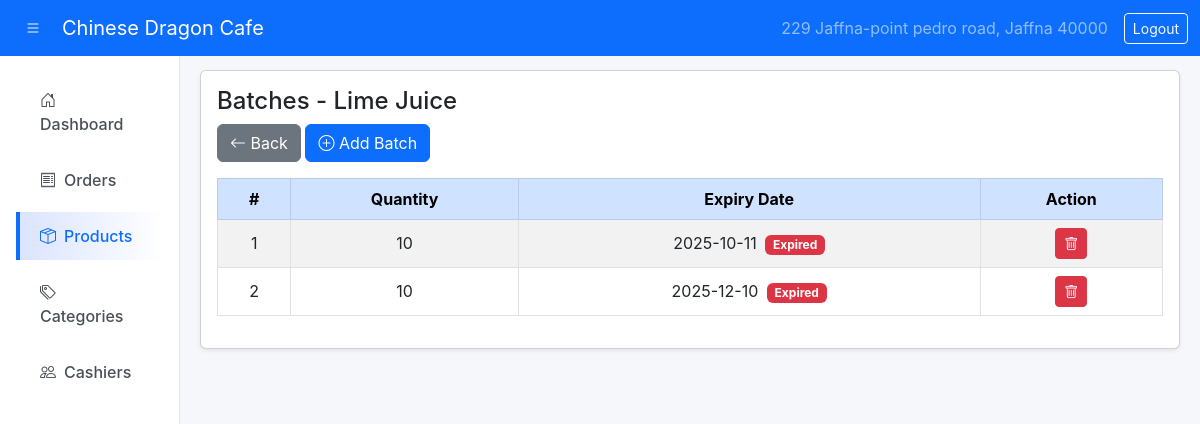
Page /batches.php?product_id=26 (signed in) on the committed database.
### tables this page shows
CREATE TABLE `restaurants` (
  `id` int(11) NOT NULL,
  `restaurant_code` varchar(20) DEFAULT NULL,
  `request_id` int(11) DEFAULT NULL,
  `restaurant_name` varchar(150) NOT NULL,
  `address` text NOT NULL,
  `phone` varchar(20) NOT NULL,
  `logo` varchar(255) DEFAULT NULL,
  `password` varchar(255) NOT NULL,
  `status` enum('Active','Inactive') DEFAULT 'Active',
  `created_at` timestamp NOT NULL DEFAULT current_timestamp(),
  `expiry_alert_days` int(11) DEFAULT 7,
  `low_stock_alert` int(11) DEFAULT 10
);

CREATE TABLE `products` (
  `id` int(11) NOT NULL,
  `restaurant_id` int(11) NOT NULL,
  `product_name` varchar(150) NOT NULL,
  `price` decimal(10,2) NOT NULL,
  `cost_price` decimal(10,2) DEFAULT 0.00,
  `expiry_date` date DEFAULT NULL,
  `status` enum('Available','Unavailable') DEFAULT 'Available',
  `created_at` timestamp NOT NULL DEFAULT current_timestamp(),
  `category_id` int(11) DEFAULT NULL,
  `supplier_name` varchar(150) DEFAULT NULL,
  `quantity` int(11) NOT NULL DEFAULT 0,
  `unit` varchar(50) DEFAULT NULL,
  `barcode` varchar(100) DEFAULT NULL,
  `low_stock_limit` int(11) DEFAULT 10,
  `expiry_alert_days` int(11) DEFAULT NULL
);

CREATE TABLE `product_batches` (
  `id` int(11) NOT NULL,
  `product_id` int(11) NOT NULL,
  `restaurant_id` int(11) NOT NULL,
  `quantity` int(11) NOT NULL,
  `expiry_date` date NOT NULL
);

### batches.php (the view, shortened to what this page needs)
<?php
require_once "config.php";
$restaurant_id = $_SESSION['restaurant_id'];
$product_id = intval($_GET['product_id'] ?? 0);
$stmt = $conn->prepare("SELECT restaurant_name, address FROM restaurants WHERE id=?");
$stmt->bind_param("i", $restaurant_id);
$stmt->execute();
$restaurant = $stmt->get_result()->fetch_assoc();
$restaurantName = $restaurant['restaurant_name'] ?? "My Restaurant";
$restaurantAddress = $restaurant['address'] ?? "";
$product = null;
if ($product_id > 0) {
    $stmt = $conn->prepare("
        SELECT p.id, p.product_name, COALESCE(SUM(b.quantity),0) AS total_stock
        FROM products p
        LEFT JOIN product_batches b ON b.product_id = p.id
        WHERE p.id=? AND p.restaurant_id=?
    ");
    $stmt->bind_param("ii", $product_id, $restaurant_id);
    $stmt->execute();
    $product = $stmt->get_result()->fetch_assoc();
}
$batches = $conn->query("SELECT * FROM product_batches WHERE product_id=$product_id ORDER BY expiry_date ASC, id DESC");
?>
<!DOCTYPE html>
<html lang="en">
<head>
<link href="https://cdn.jsdelivr.net/npm/bootstrap@5.3.0/dist/css/bootstrap.min.css" rel="stylesheet">
<link href="https://cdn.jsdelivr.net/npm/bootstrap-icons@1.10.5/font/bootstrap-icons.css" rel="stylesheet">
</head>
<body>
<nav class="navbar navbar-expand-lg navbar-dark bg-primary">
  <div class="container-fluid">
    <button class="btn btn-primary me-2" id="sidebarToggle"><i class="bi bi-list"></i></button>
    <a class="navbar-brand"><?= htmlspecialchars($restaurantName) ?></a>
    <div class="ms-auto d-flex align-items-center">
      <span class="navbar-text me-3"><?= htmlspecialchars($restaurantAddress) ?></span>
      <a href="logout_restaurant.php" class="btn btn-outline-light btn-sm">Logout</a>
    </div>
  </div>
</nav>
<div class="sidebar" id="sidebar">
    <ul class="nav flex-column">
        <li class="nav-item"><a href="restaurant_dashboard.php"><i class="bi bi-house-door me-2"></i>Dashboard</a></li>
        <li class="nav-item"><a href="orders.php"><i class="bi bi-receipt me-2"></i>Orders</a></li>
        <li class="nav-item"><a href="products.php" class="active"><i class="bi bi-box-seam me-2"></i>Products</a></li>
        <li class="nav-item"><a href="categories.php"><i class="bi bi-tags me-2"></i>Categories</a></li>
        <li class="nav-item"><a href="cashiers.php"><i class="bi bi-people me-2"></i>Cashiers</a></li>
    </ul>
</div>
<div class="main-content" id="mainContent">
    <div class="card shadow-sm">
        <div class="card-body">
            <h4>Batches - <?= htmlspecialchars($product['product_name'] ?? '') ?></h4>
            <a href="products.php" class="btn btn-secondary mb-3"><i class="bi bi-arrow-left"></i> Back</a>
            <button class="btn btn-primary mb-3" data-bs-toggle="modal" data-bs-target="#addBatchModal"><i class="bi bi-plus-circle"></i> Add Batch</button>
            <table class="table table-bordered table-striped align-middle">
                <thead class="table-primary text-center">
                    <tr>
                        <th>#</th>
                        <th>Quantity</th>
                        <th>Expiry Date</th>
                        <th>Action</th>
                    </tr>
                </thead>
                <tbody class="text-center">
                    <?php $i=1; while($row=$batches->fetch_assoc()): ?>
                    <tr>
                        <td><?= $i++ ?></td>
                        <td><?= $row['quantity'] ?></td>
                        <td>
                            <?php if($row['expiry_date']): ?>
                                <?= htmlspecialchars($row['expiry_date']) ?>
                                <?php if(strtotime($row['expiry_date']) < time()): ?>
                                    <span class="badge bg-danger ms-1">Expired</span>
                                <?php endif; ?>
                            <?php else: ?>
                                <span class="text-muted">-</span>
                            <?php endif; ?>
                        </td>
                        <td>
                            <a href="?delete_id=<?= $row['id'] ?>&product_id=<?= $product_id ?>" class="btn btn-danger btn-sm" onclick="return confirm('Delete this batch?')">
                                <i class="bi bi-trash"></i>
                            </a>
                        </td>
                    </tr>
                    <?php endwhile; ?>
                </tbody>
            </table>
        </div>
    </div>
</div>
</body>
</html>

### batches.php (style rules this page uses)
body { overflow-x: hidden; background:#f5f7fa; font-family:'Inter',sans-serif; }
.sidebar { width: 180px; position: fixed; top: 56px; left: 0; height: 100%; background: #ffffff; border-right: 1px solid #e3e6f0; padding: 1rem; overflow-y: auto; transition: all 0.3s; }
.sidebar ul.nav li a { color:#495057; text-decoration:none; display:block; padding:12px 20px; border-left:4px solid transparent; border-radius:0 8px 8px 0; margin:4px 0; font-weight:500; transition: all 0.2s; }
.sidebar ul.nav li a:hover, .sidebar ul.nav li a.active { background: linear-gradient(90deg,#dbe4ff,#ffffff); border-left:4px solid #0d6efd; color:#0d6efd; }
.main-content { margin-left: 180px; padding: 20px; padding-top: 70px; transition: margin-left 0.3s; }
.navbar { position: fixed; top: 0; width: 100%; z-index: 1000; }

### rows in the picture
restaurants: restaurant_name "Chinese Dragon Cafe", address "229 Jaffna-point pedro road, Jaffna 40000"
products: product_name "Lime Juice"
product_batches: quantity "10", expiry_date "2025-10-11", shows "Expired"
product_batches: quantity "10", expiry_date "2025-12-10", shows "Expired"
